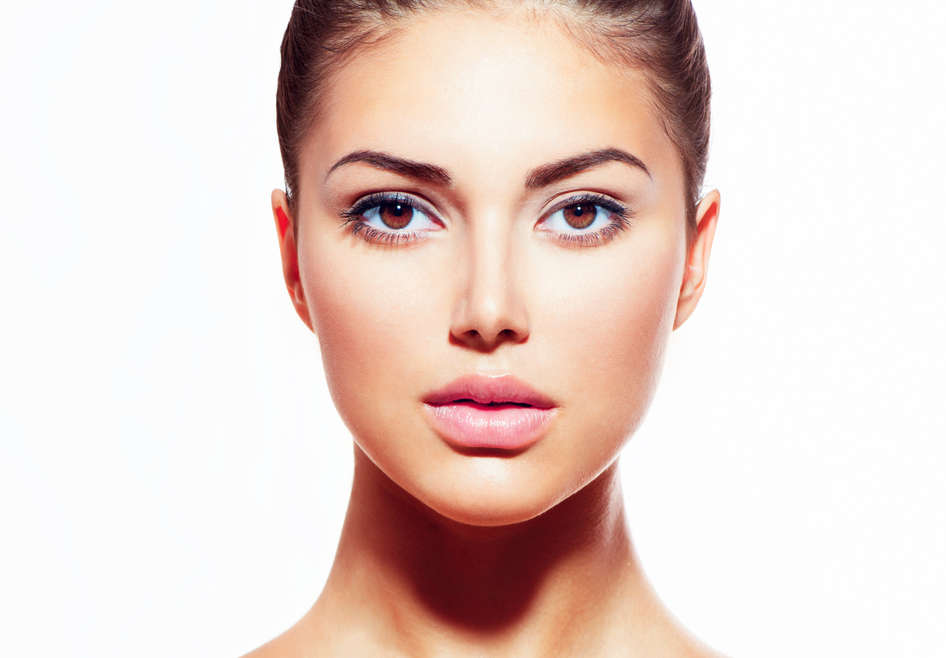
#> input picture eyeim.jpg, 946 x 658 px
$ python eyedet.py
#> lines starting #> are read from the running program, lines starting #| are printed output that depends on the picture; after the words box and inside, x2 and y2 are one past the last pixel; in counts of white or black regions, pixels touching at a corner belong together
import cv2

# HAAR Cascade files
cascade_face = 'haarcascade_frontalface_default.xml'
cascade_eye =  'haarcascade_eye.xml'

face_classifier = cv2.CascadeClassifier(cascade_face)
eye_classifier = cv2.CascadeClassifier(cascade_eye)

# Reading images and converting to grayscale
image = cv2.imread('eyeim.jpg')
#> image is the input picture: shape (658, 946, 3); mean B, G, R 207.7, 214.1, 233.1
gray = cv2.cvtColor(image, cv2.COLOR_BGR2GRAY)
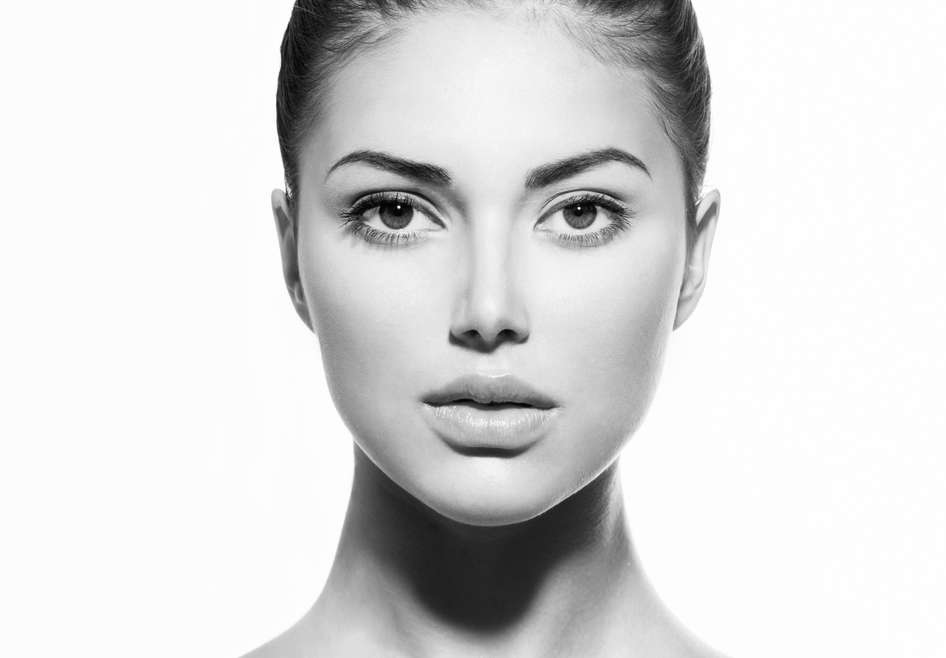
#> gray: shape (658, 946); min 1, max 255, mean 219

# Detecting faces
faces = face_classifier.detectMultiScale(gray, 1.3, 5)
#> faces = [[266, 32, 456, 456]]
print (faces)
#| [[266  32 456 456]]

if faces.any():
	for (x, y, w, h) in faces:
		print (len(faces))
		cv2.rectangle(image, (x, y), (x+w, y+h), (0,0,0), 3)
		cv2.imshow("Face Detection", image)
		cv2.waitKey(0)

		# Cropping the face found
		area_gray = gray[y:y+h, x:x+w]
		area_original = image[y:y+h, x:x+w]

		# Detecting eyes
		eyes = eye_classifier.detectMultiScale(area_gray)
		print (eyes)
		print (len(eyes))
		for (ex, ey, ew, eh) in eyes:
			cv2.rectangle(area_original, (ex, ey), (ex+ew, ey+eh), (0,255,0), 2)
			cv2.imshow("Face Detection", image)
			cv2.waitKey(0)
#> this loop made 1 pass
#> (x, y, w, h, eyes) on pass 1: (266, 32, 456, 456, [[260, 127, 106, 106], [67, 126, 108, 108]])
#| 1
#| [[260 127 106 106]
#|  [ 67 126 108 108]]
#| 2
#> pass 1, `cv2.imshow("Face Detection", image)`:
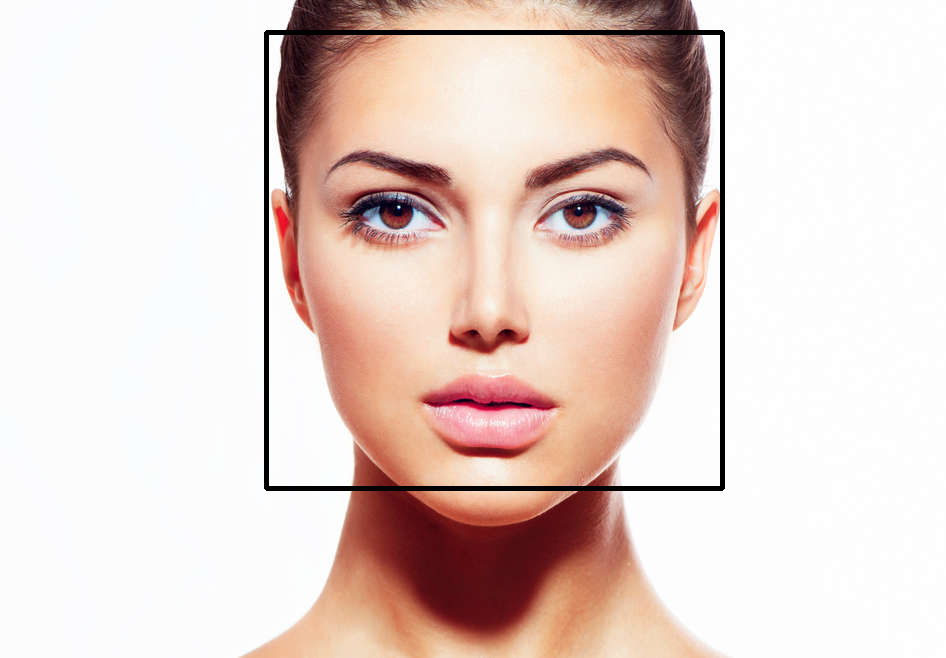
#> window 'Face Detection': shape (658, 946, 3); mean B, G, R 204.7, 211, 229.7
#> pass 1, `area_gray = gray[y:y+h, x:x+w]`:
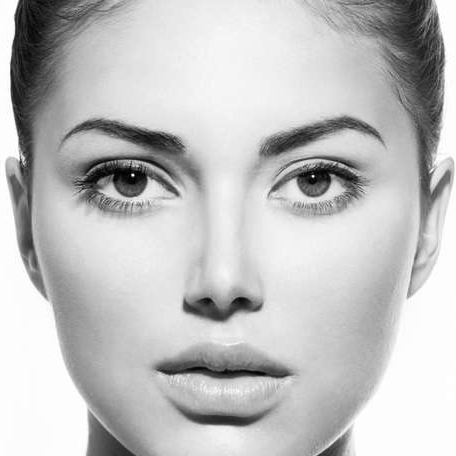
#> area_gray: shape (456, 456); min 1, max 255, mean 193.1
#> pass 1, `area_original = image[y:y+h, x:x+w]`:
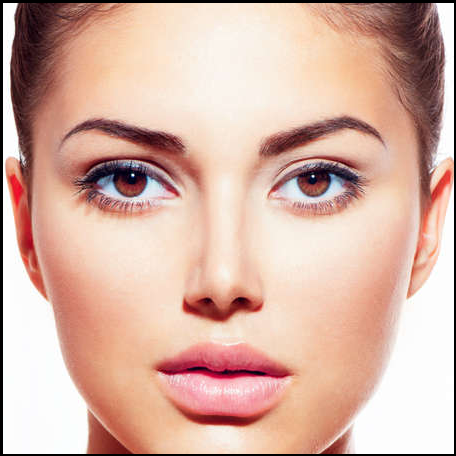
#> area_original: shape (456, 456, 3); mean B, G, R 165.2, 178.9, 215.8
#> pass 1, `cv2.imshow("Face Detection", image)`:
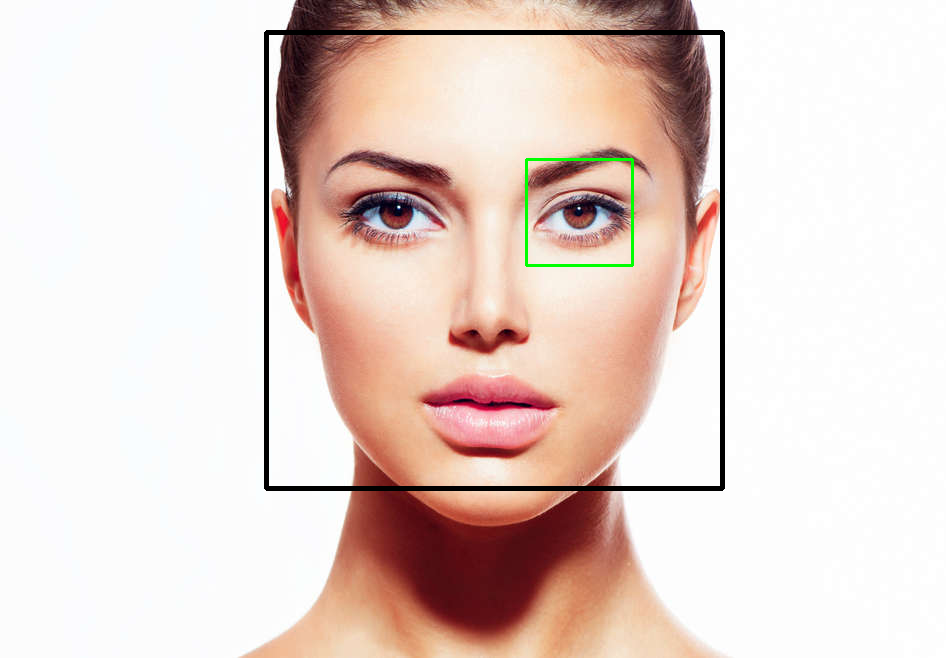
#> window 'Face Detection': shape (658, 946, 3); mean B, G, R 204.3, 211.1, 229.3
#> after the loop:
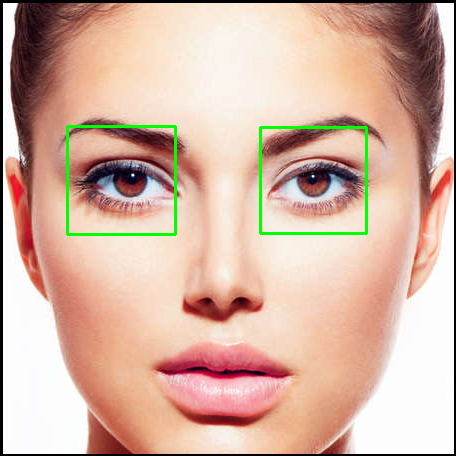
#> area_original: shape (456, 456, 3); 1.23% of pixels changed, all inside (x1, y1, x2, y2) = (66, 125, 368, 236)
#> after the loop:
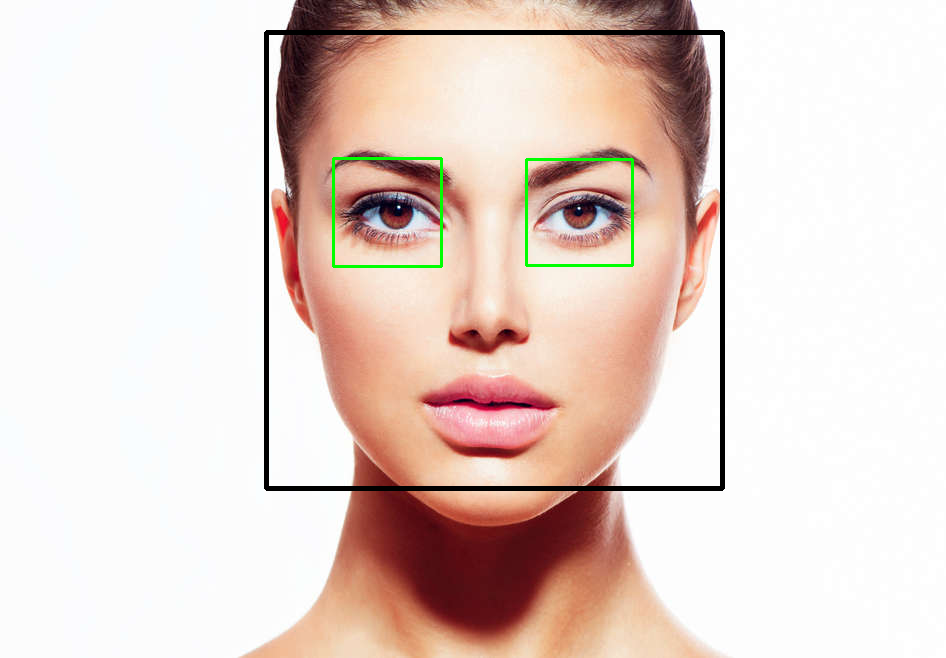
#> image: shape (658, 946, 3); 1.87% of pixels changed, all inside (x1, y1, x2, y2) = (264, 30, 725, 491)


elif faces == ():
	print ("No Faces Found")

cv2.destroyAllWindows()
